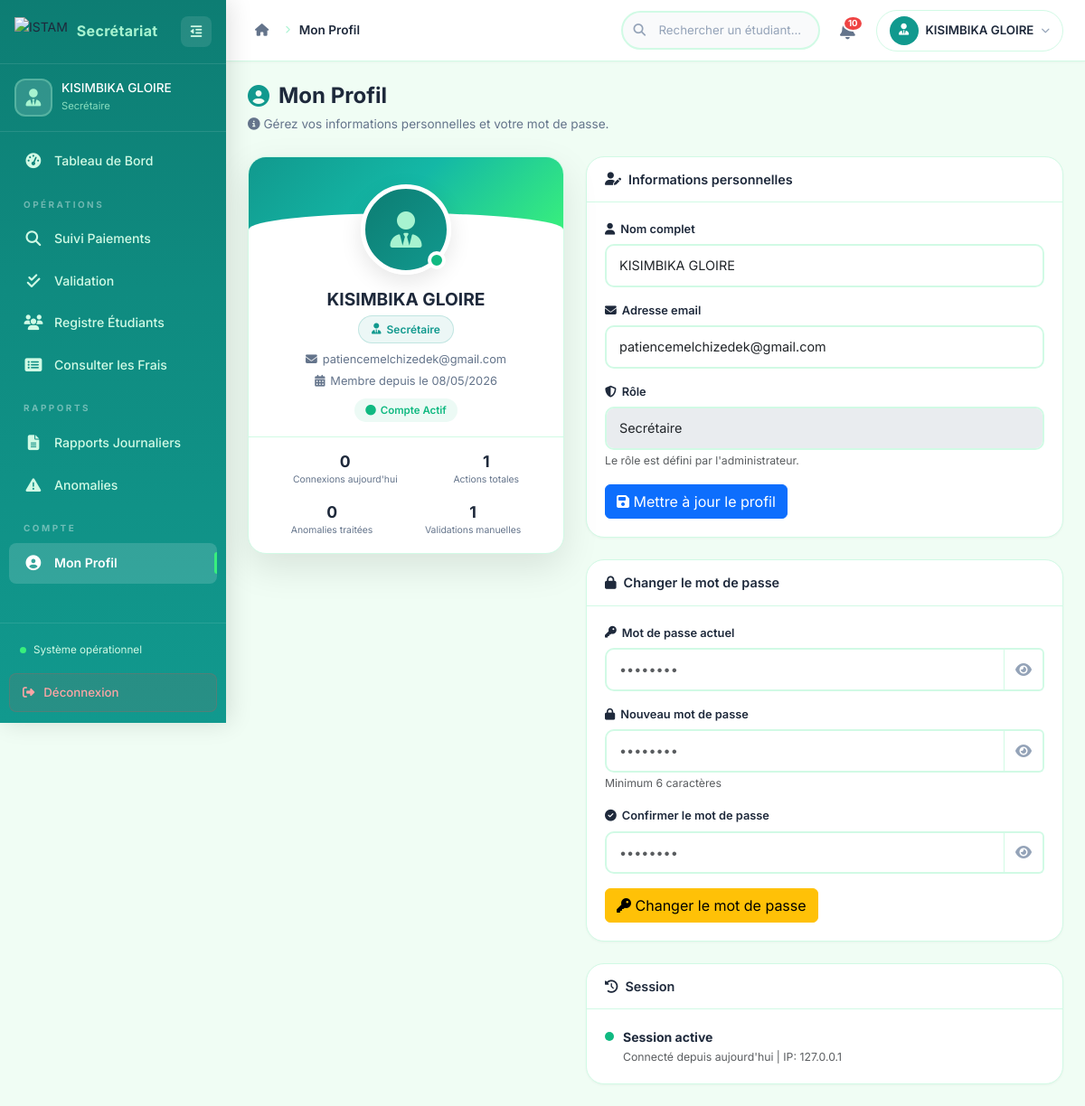
Page /secretaire/profil.php (signed in) on the committed database.
### tables this page shows
CREATE TABLE IF NOT EXISTS `utilisateurs` (
  `id_utilisateur` int(11) NOT NULL AUTO_INCREMENT,
  `nom` varchar(100) NOT NULL,
  `email` varchar(150) NOT NULL,
  `mot_de_passe` varchar(255) NOT NULL,
  `role` enum('admin','secretaire','etudiant') NOT NULL,
  `statut_compte` varchar(20) DEFAULT 'actif',
  `created_at` timestamp NULL DEFAULT CURRENT_TIMESTAMP,
  PRIMARY KEY (`id_utilisateur`),
  UNIQUE KEY `email` (`email`)
);

### secretaire/profil.php (the view, shortened to what this page needs)
<?php
$db = Database::getInstance();
$secretaire_id = $_SESSION['user_id'] ?? 1;
$secretaire_email = '';
$stmt = $db->prepare("SELECT * FROM utilisateurs WHERE id_utilisateur = :id");
$stmt->execute(['id' => $secretaire_id]);
$secretaire = $stmt->fetch();
if ($secretaire) {
    $secretaire_email = $secretaire['email'];
    $secretaire_created = $secretaire['created_at'];
    $secretaire_statut = $secretaire['statut_compte'] ?? 'actif';
}
try {
    $stmt = $db->prepare("SELECT COUNT(*) as total FROM audit_log WHERE id_utilisateur = :id AND type_action = 'connexion' AND DATE(date_action) = CURDATE()");
    $stmt->execute(['id' => $secretaire_id]);
    $connexions_aujourdhui = $stmt->fetch()['total'] ?? 0;
} catch (PDOException $e) {
    $connexions_aujourdhui = 0;
}
try {
    $stmt = $db->prepare("SELECT COUNT(*) as total FROM audit_log WHERE id_utilisateur = :id");
    $stmt->execute(['id' => $secretaire_id]);
    $total_actions = $stmt->fetch()['total'] ?? 0;
} catch (PDOException $e) {
    $total_actions = 0;
}
try {
    $stmt = $db->prepare("SELECT COUNT(*) as total FROM audit_log WHERE id_utilisateur = :id AND action = 'anomalie_traitee'");
    $stmt->execute(['id' => $secretaire_id]);
    $anomalies_traitees = $stmt->fetch()['total'] ?? 0;
} catch (PDOException $e) {
    $anomalies_traitees = 0;
}
try {
    $stmt = $db->prepare("SELECT COUNT(*) as total FROM audit_log WHERE id_utilisateur = :id AND action = 'validation_manuelle'");
    $stmt->execute(['id' => $secretaire_id]);
    $validations_manuelles = $stmt->fetch()['total'] ?? 0;
} catch (PDOException $e) {
    $validations_manuelles = 0;
}
?>
<!DOCTYPE html>
<html lang="fr">
<head>
    <link href="https://cdn.jsdelivr.net/npm/bootstrap@5.3.0/dist/css/bootstrap.min.css" rel="stylesheet">
    <link href="https://cdnjs.cloudflare.com/ajax/libs/font-awesome/6.4.0/css/all.min.css" rel="stylesheet">
    <link rel="stylesheet" href="../assets/css/secretaire/dashboard_secretaire.css">
    <link rel="stylesheet" href="../assets/css/secretaire/profil.css">
</head>
<body>
    <div class="secretaire-layout">
        <?php include 'includes/sidebar_secretaire.php'; ?>
        <div class="main-content">
            <?php
            include 'includes/navbar_secretaire.php';
            ?>
            <main class="dashboard-content">
                <div class="page-header">
                    <h1 class="page-title">
                        <i class="fas fa-user-circle"></i> Mon Profil
                    </h1>
                    <p class="page-subtitle">
                        <i class="fas fa-info-circle"></i>
                        Gérez vos informations personnelles et votre mot de passe.
                    </p>
                </div>
                <div class="profil-grid">
                    <div class="profil-card">
                        <div class="profil-cover-sec"></div>
                        <div class="profil-avatar-wrapper">
                            <div class="profil-avatar-sec">
                                <i class="fas fa-user-tie"></i>
                            </div>
                            <div class="profil-status online"></div>
                        </div>
                        <div class="profil-card-body text-center">
                            <h2><?= htmlspecialchars($secretaire_nom) ?></h2>
                            <p class="profil-role">
                                <span class="role-badge-sec">
                                    <i class="fas fa-user-tie"></i> Secrétaire
                                </span>
                            </p>
                            <p class="profil-email">
                                <i class="fas fa-envelope"></i> <?= htmlspecialchars($secretaire_email) ?>
                            </p>
                            <p class="profil-date">
                                <i class="fas fa-calendar-alt"></i> Membre depuis le <?= date('d/m/Y', strtotime($secretaire_created ?? 'now')) ?>
                            </p>
                            <p class="profil-statut">
                                <span class="statut-badge <?= ($secretaire_statut ?? 'actif') === 'actif' ? 'statut-actif' : 'statut-inactif' ?>">
                                    <i class="fas fa-circle"></i> Compte <?= ucfirst($secretaire_statut ?? 'Actif') ?>
                                </span>
                            </p>
                        </div>
                        <div class="profil-card-footer">
                            <div class="profil-stats-row">
                                <div class="profil-stat-item">
                                    <h4><?= $connexions_aujourdhui ?></h4>
                                    <p>Connexions aujourd'hui</p>
                                </div>
                                <div class="profil-stat-item">
                                    <h4><?= $total_actions ?></h4>
                                    <p>Actions totales</p>
                                </div>
                            </div>
                            <div class="profil-stats-row mt-3">
                                <div class="profil-stat-item">
                                    <h4><?= $anomalies_traitees ?></h4>
                                    <p>Anomalies traitées</p>
                                </div>
                                <div class="profil-stat-item">
                                    <h4><?= $validations_manuelles ?></h4>
                                    <p>Validations manuelles</p>
                                </div>
                            </div>
                        </div>
                    </div>
                    <div class="profil-details">
                        <div class="settings-card">
                            <div class="settings-card-header">
                                <h3><i class="fas fa-user-edit"></i> Informations personnelles</h3>
                            </div>
                            <div class="settings-card-body">
                                <form method="POST" action="">
                                    <div class="mb-3">
                                        <label class="form-label">
                                            <i class="fas fa-user"></i> Nom complet
                                        </label>
                                        <input type="text" name="nom" class="form-control form-control-lg"
                                               value="<?= htmlspecialchars($secretaire_nom) ?>" required>
                                    </div>
                                    <div class="mb-3">
                                        <label class="form-label">
                                            <i class="fas fa-envelope"></i> Adresse email
                                        </label>
                                        <input type="email" name="email" class="form-control form-control-lg"
                                               value="<?= htmlspecialchars($secretaire_email) ?>" required>
                                    </div>
                                    <div class="mb-3">
                                        <label class="form-label">
                                            <i class="fas fa-shield-alt"></i> Rôle
                                        </label>
                                        <input type="text" class="form-control form-control-lg"
                                               value="Secrétaire" readonly disabled>
                                        <small class="text-muted">Le rôle est défini par l'administrateur.</small>
                                    </div>
                                    <button type="submit" class="btn btn-primary">
                                        <i class="fas fa-save"></i> Mettre à jour le profil
                                    </button>
                                </form>
                            </div>
                        </div>
                        <div class="settings-card mt-4">
                            <div class="settings-card-header">
                                <h3><i class="fas fa-lock"></i> Changer le mot de passe</h3>
                            </div>
                            <div class="settings-card-body">
                                <form method="POST" action="" id="formPassword">
                                    <div class="mb-3">
                                        <label class="form-label">
                                            <i class="fas fa-key"></i> Mot de passe actuel
                                        </label>
                                        <div class="input-group">
                                            <input type="password" name="ancien_mdp" class="form-control form-control-lg"
                                                   placeholder="••••••••" required id="ancienMdp">
                                            <button type="button" class="btn btn-outline-secondary toggle-password"
                                                    data-target="ancienMdp">
                                                <i class="fas fa-eye"></i>
                                            </button>
                                        </div>
                                    </div>
                                    <div class="mb-3">
                                        <label class="form-label">
                                            <i class="fas fa-lock"></i> Nouveau mot de passe
                                        </label>
                                        <div class="input-group">
                                            <input type="password" name="nouveau_mdp" class="form-control form-control-lg"
                                                   placeholder="••••••••" required id="nouveauMdp" minlength="6">
                                            <button type="button" class="btn btn-outline-secondary toggle-password"
                                                    data-target="nouveauMdp">
                                                <i class="fas fa-eye"></i>
                                            </button>
                                        </div>
                                        <small class="text-muted">Minimum 6 caractères</small>
                                    </div>
                                    <div class="mb-3">
                                        <label class="form-label">
                                            <i class="fas fa-check-circle"></i> Confirmer le mot de passe
                                        </label>
                                        <div class="input-group">
                                            <input type="password" name="confirmer_mdp" class="form-control form-control-lg"
                                                   placeholder="••••••••" required id="confirmerMdp">
                                            <button type="button" class="btn btn-outline-secondary toggle-password"
                                                    data-target="confirmerMdp">
                                                <i class="fas fa-eye"></i>
                                            </button>
                                        </div>
                                    </div>
                                    <button type="submit" class="btn btn-warning">
                                        <i class="fas fa-key"></i> Changer le mot de passe
                                    </button>
                                </form>
                            </div>
                        </div>
                        <div class="settings-card mt-4">
                            <div class="settings-card-header">
                                <h3><i class="fas fa-history"></i> Session</h3>
                            </div>
                            <div class="settings-card-body">
                                <div class="activity-item-profil">
                                    <div class="activity-dot bg-green"></div>
                                    <div>
                                        <strong>Session active</strong>
                                        <p class="text-muted small mb-0">
                                            Connecté depuis aujourd'hui | IP: <?= $_SERVER['REMOTE_ADDR'] ?? 'N/A' ?>
                                        </p>
                                    </div>
                                </div>
                            </div>
                        </div>
                    </div>
                </div>
            </main>
        </div>
    </div>
</body>
</html>

### assets/css/secretaire/dashboard_secretaire.css (style rules this page uses)
:root { --primary: #11998e; --primary-dark: #0d7d73; --primary-light: #14b8a6; --secondary: #38ef7d; --bg-body: #f0fdf4; --bg-card: #ffffff; --bg-navbar: #ffffff; --bg-sidebar: #0d7d73; --bg-sidebar-hover: rgba(255,255,255,0.08); --bg-sidebar-active: rgba(255,255,255,0.15); --text-primary: #1e293b; --text-secondary: #64748b; --text-sidebar: #d1fae5; --text-sidebar-active: #ffffff; --border-color: #d1fae5; --border-sidebar: rgba(255,255,255,0.1); --success: #10b981; --warning: #f59e0b; --danger: #ef4444; --info: #3b82f6; --purple: #8b5cf6; --shadow-sm: 0 1px 3px rgba(0,0,0,0.04); --shadow: 0 4px 15px rgba(0,0,0,0.05); --shadow-md: 0 8px 25px rgba(0,0,0,0.07); --shadow-lg: 0 15px 40px rgba(0,0,0,0.1); --radius-sm: 8px; --radius: 12px; --radius-lg: 16px; --radius-xl: 20px; --transition: all 0.25s cubic-bezier(0.4,0,0.2,1); --transition-slow: all 0.35s cubic-bezier(0.4,0,0.2,1); }
*, *::before, *::after { margin: 0; padding: 0; box-sizing: border-box; }
body { font-family: 'Inter', 'Poppins', sans-serif; font-size: 14px; color: var(--text-primary); background: var(--bg-body); line-height: 1.6; overflow-x: hidden; -webkit-font-smoothing: antialiased; }
button { cursor: pointer; font-family: inherit; border: none; }
input { font-family: inherit; }
.secretaire-layout { display: flex; min-height: 100vh; }
.main-content { flex: 1; margin-left: 250px; transition: var(--transition-slow); min-width: 0; }
.dashboard-content { padding: 24px; }

### rows in the picture
utilisateurs: email "patiencemelchizedek@gmail.com", created_at "08/05/2026", statut_compte "Actif"

### other values in the picture
$secretaire_nom "KISIMBIKA GLOIRE"
$titre_page "Mon Profil"
$navbar_notif_non_lues "10"
$secretaire_nom_nav "KISIMBIKA GLOIRE"
$connexions_aujourdhui "0"
$total_actions "1"
$anomalies_traitees "0"
$validations_manuelles "1"
$_SERVER['REMOTE_ADDR'] "127.0.0.1"
